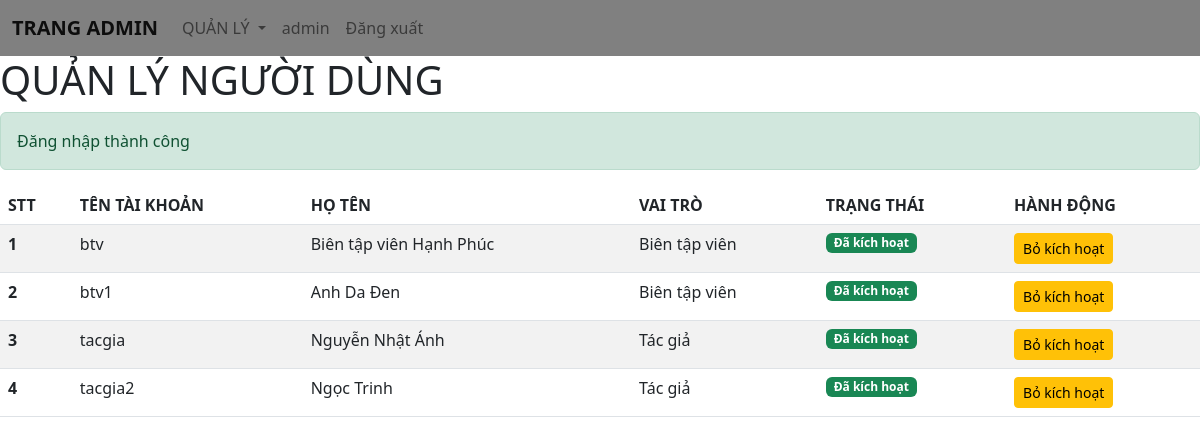
The page /index.php?type=user (signed in) on the database its author committed.
### tables this page shows
CREATE TABLE `users` (
  `id_user` bigint(20) NOT NULL,
  `userName` varchar(255) NOT NULL,
  `password` varchar(255) NOT NULL,
  `fullName` varchar(255) NOT NULL,
  `role_id` bigint(11) NOT NULL,
  `isActive` tinyint(4) NOT NULL DEFAULT 1
);

CREATE TABLE `roles` (
  `id_role` bigint(20) NOT NULL,
  `nameRole` varchar(255) NOT NULL
);

### app/controllers/admin/userControllers.php (called while the page is built, shortened)
<?php
$getAllUser = getAllUser();
include_once("app/views/admin/user.views.php");

### app/helpers/security.php (called while the page is built, shortened)
<?php
function e($string){
    return htmlspecialchars($string ?? '', ENT_QUOTES, 'UTF-8');
}
function getFlashMessage($type){
    if(isset($_SESSION['flash'][$type])){
        $message = $_SESSION['flash'][$type];
        return $message;
    }
    return null;
}

### app/models/pdo.php (called while the page is built, shortened)
<?php
function pdo_get_connection()
{
    try {
        $conn = new PDO('mysql:host=' . DBHOST . ';dbname=' . DBNAME . ';charset=utf8mb4', DBUSER, DBPASS);
        $conn->setAttribute(PDO::ATTR_ERRMODE, PDO::ERRMODE_EXCEPTION);
        $conn->setAttribute(PDO::ATTR_EMULATE_PREPARES, false);
        return $conn;
    } catch (PDOException $e) {
        error_log("Database connection error: " . $e->getMessage());
        die("Lỗi kết nối cơ sở dữ liệu. Vui lòng thử lại sau.");
    }
}
function pdo_query($sql, ...$args)
{
    try {
        $conn = pdo_get_connection();
        $stmt = $conn->prepare($sql);
        $stmt->execute($args);
        $rows = $stmt->fetchAll(PDO::FETCH_ASSOC);
        return $rows;
    } catch (PDOException $e) {
        $errorMsg = "Query error: " . $e->getMessage();
        error_log($errorMsg);
        $logFile = __DIR__ . '/../../logs/pdo_error.log';
        $timestamp = date('Y-m-d H:i:s');
        $logEntry = "[$timestamp] SQL: $sql | Args: " . json_encode($args) . " | Error: " . $e->getMessage() . "\n";
        file_put_contents($logFile, $logEntry, FILE_APPEND);
        return [];
    } finally {
        unset($conn);
    }
}

### app/models/user/userModels.php (called while the page is built, shortened)
<?php
function getAllUser(){
    $sql="SELECT * FROM users
          INNER JOIN roles ON roles.id_role=users.role_id
          WHERE role_id!=1";
    return pdo_query($sql);
}
?>

### app/views/admin/user.views.php (the view, shortened to what this page needs)
<h1>QUẢN LÝ NGƯỜI DÙNG</h1>
<?php if($success = getFlashMessage('success')): ?>
  <div class="alert alert-success"><?= e($success) ?></div>
<?php endif; ?>
<table class="table table-striped">
  <thead>
    <tr>
      <th scope="col">STT</th>
      <th scope="col">TÊN TÀI KHOẢN</th>
      <th scope="col">HỌ TÊN</th>
      <th scope="col">VAI TRÒ</th>
      <th scope="col">TRẠNG THÁI</th>
      <th scope="col">HÀNH ĐỘNG</th>
    </tr>
  </thead>
  <tbody>
    <?php
    $i=1;
    foreach ($getAllUser as $key) {
        echo '<tr>';
        echo '<th scope="row">'.e($i++).'</th>';
        echo '<td>'.e($key['userName']).'</td>';
        echo '<td>'.e($key['fullName']).'</td>';
        echo '<td>'.e($key['nameRole']).'</td>';
        if($key['isActive']==0){
            echo '<td><span class="badge bg-success">Đã kích hoạt</span></td>';
            echo '<td><a href="index.php?type=user&unactive='.e($key['id_user']).'" class="btn btn-sm btn-warning" onclick="return confirm(\'Vô hiệu hóa tài khoản này?\')">Bỏ kích hoạt</a></td>';
        }elseif($key['isActive']==1){
            echo '<td><span class="badge bg-secondary">Chưa kích hoạt</span></td>';
            echo '<td><a href="index.php?type=user&active='.e($key['id_user']).'" class="btn btn-sm btn-success" onclick="return confirm(\'Kích hoạt tài khoản này?\')">Kích hoạt</a></td>';
        }
        echo '</tr>';
    }
    ?>
  </tbody>
</table>

### rows shown on the page
users: userName "btv", fullName "Biên tập viên Hạnh Phúc", role.nameRole "Biên tập viên"
users: userName "btv1", fullName "Anh Da Đen", role.nameRole "Biên tập viên"
users: userName "tacgia", fullName "Nguyễn Nhật Ánh", role.nameRole "Tác giả"
users: userName "tacgia2", fullName "Ngọc Trinh", role.nameRole "Tác giả"

### other values the page prints
$roleNames[$roleId] "TRANG ADMIN"
$_SESSION['user']['userName'] "admin"
$success "Đăng nhập thành công"
